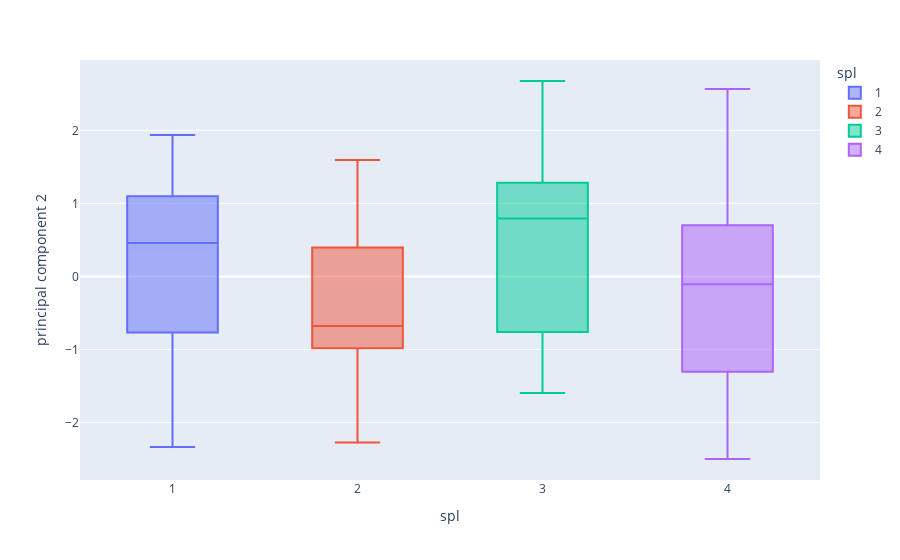

The notebook cell this image was saved under:
### Code cell
fig = px.box(finalDf, x='spl', y="principal component 2", color="spl")
fig.show()

### Figure 1 — Plotly figure (JSON) as saved in the notebook; plotly's stock layout.template omitted (floating-point values rounded to 4 significant figures)
{"data": [{"alignmentgroup": "True", "hovertemplate": "spl=%{x}<br>principal component 2=%{y}<extra></extra>", "legendgroup": "1", "marker": {"color": "#636efa"}, "name": "1", "notched": false, "offsetgroup": "1", "orientation": "v", "showlegend": true, "type": "box", "x": [1, 1, 1, 1, 1, 1, 1, 1, 1, 1, 1, 1, 1, 1, 1, 1, 1, 1, 1, 1, 1, 1, 1, 1, 1, 1, 1, 1, 1, 1, 1, 1, 1, 1, 1], "x0": " ", "xaxis": "x", "y": [1.601, -0.1283, 0.4577, 1.105, 1.806, -0.7333, -0.6534, 0.855, 1.59, -1.442, 1.881, 1.208, 0.3371, -2.334, 0.3349, 0.5722, 1.076, 0.2271, -1.003, 0.5023, 0.6373, -1.548, -1.491, -0.2398, 0.9457, 1.936, 1.534, -2.12, -0.7778, -1.637, 1.791, 0.8563, -0.196, 0.9283, -1.93], "y0": " ", "yaxis": "y"}, {"alignmentgroup": "True", "hovertemplate": "spl=%{x}<br>principal component 2=%{y}<extra></extra>", "legendgroup": "2", "marker": {"color": "#EF553B"}, "name": "2", "notched": false, "offsetgroup": "2", "orientation": "v", "showlegend": true, "type": "box", "x": [2, 2, 2, 2, 2, 2, 2, 2, 2, 2, 2, 2, 2, 2, 2, 2, 2, 2, 2, 2, 2, 2, 2, 2, 2, 2, 2, 2, 2, 2, 2, 2, 2, 2, 2, 2, 2, 2, 2, 2], "x0": " ", "xaxis": "x", "y": [0.9624, -0.284, -0.8101, -1.149, 0.2974, 0.492, -0.7583, -1.17, -1.225, -1.217, 1.594, -0.8685, 0.07439, -1.15, -1.576, -0.7054, 0.5504, 0.7219, -1.684, 1.274, -0.9629, 1.31, 0.7379, 0.6364, -0.6503, -0.821, -0.8837, -0.8128, 0.2742, -0.3714, -2.275, -1.944, -0.4493, -0.7853, -0.627, 0.01526, -0.3025, -0.7678, 1.104, -1.006], "y0": " ", "yaxis": "y"}, {"alignmentgroup": "True", "hovertemplate": "spl=%{x}<br>principal component 2=%{y}<extra></extra>", "legendgroup": "3", "marker": {"color": "#00cc96"}, "name": "3", "notched": false, "offsetgroup": "3", "orientation": "v", "showlegend": true, "type": "box", "x": [3, 3, 3, 3, 3, 3, 3, 3, 3, 3, 3, 3, 3, 3, 3, 3, 3, 3, 3, 3, 3, 3, 3, 3, 3, 3, 3, 3, 3, 3, 3, 3, 3, 3, 3, 3, 3, 3, 3, 3, 3, 3, 3, 3, 3, 3, 3], "x0": " ", "xaxis": "x", "y": [1.972, -1.361, -1.075, -1.163, -0.6837, -0.5059, 1.814, 1.545, -0.7884, -1.214, -1.199, 1.165, 0.7189, 0.2961, 0.8063, 2.037, 0.4622, 0.9036, 1.605, 0.7846, 1.658, 2.676, 1.021, 1.681, 0.7938, 0.9658, 0.9415, 1.204, 1.79, 1.226, -0.7885, 0.642, 1.545, -0.3297, 1.0, -1.151, 0.9955, 0.9765, -1.596, -1.533, 0.5792, 1.303, -0.09957, -0.9803, -0.5385, 1.463, -1.555], "y0": " ", "yaxis": "y"}, {"alignmentgroup": "True", "hovertemplate": "spl=%{x}<br>principal component 2=%{y}<extra></extra>", "legendgroup": "4", "marker": {"color": "#ab63fa"}, "name": "4", "notched": false, "offsetgroup": "4", "orientation": "v", "showlegend": true, "type": "box", "x": [4, 4, 4, 4, 4, 4, 4, 4, 4, 4, 4, 4, 4, 4, 4, 4, 4, 4, 4, 4, 4, 4, 4, 4, 4, 4, 4, 4, 4, 4, 4, 4, 4, 4, 4, 4, 4, 4, 4, 4, 4, 4, 4, 4, 4], "x0": " ", "xaxis": "x", "y": [-1.244, 0.7361, -1.319, -1.535, -1.301, -0.9948, 0.3431, -1.066, -0.9319, 0.9236, -0.6879, 0.2831, 0.2176, -1.344, 0.6743, -0.9497, 1.614, -1.495, 1.264, 1.481, 0.6869, 0.4003, 0.6831, 0.687, -1.098, 0.8117, 1.442, -0.7599, -0.1054, -2.499, 1.345, -0.03378, -1.831, 1.437, -1.495, -1.373, -0.4899, -1.227, 0.08471, 0.8757, -1.645, -1.91, 0.1738, 2.565, -2.138], "y0": " ", "yaxis": "y"}], "layout": {"boxmode": "overlay", "legend": {"title": {"text": "spl"}, "tracegroupgap": 0}, "margin": {"t": 60}, "xaxis": {"anchor": "y", "categoryarray": [1, 2, 3, 4], "categoryorder": "array", "domain": [0, 1], "title": {"text": "spl"}}, "yaxis": {"anchor": "x", "domain": [0, 1], "title": {"text": "principal component 2"}}}}
